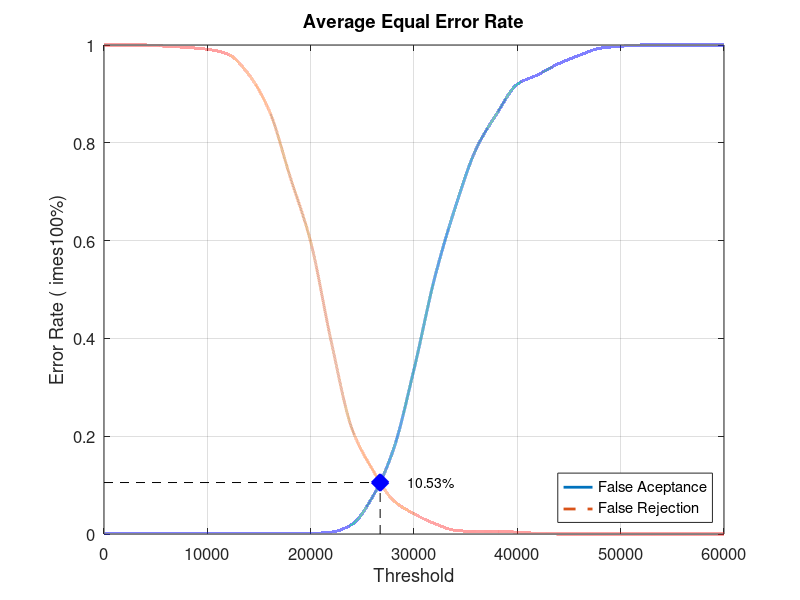
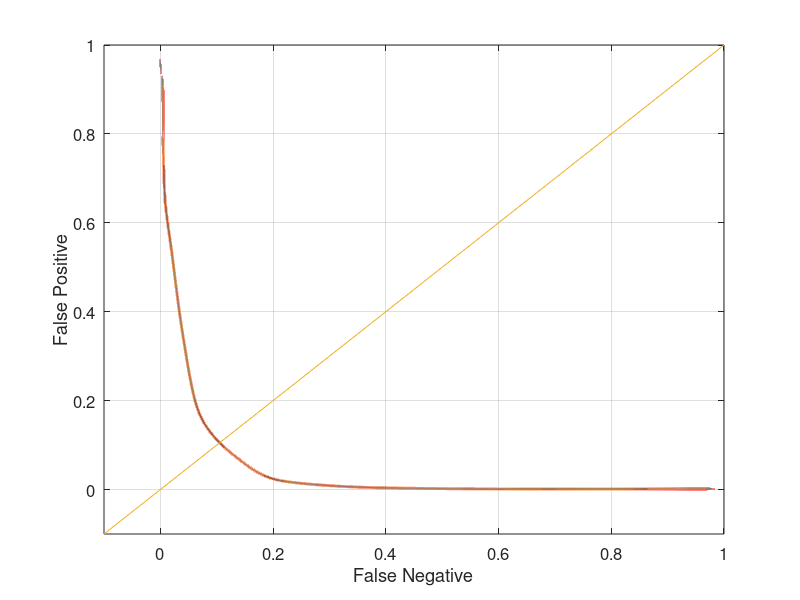

MATLAB code to generate these figures, in order:
close all;
clear;
clc;
x = 0:2000:60000;
xq = 0:0.5:60000;

y0 = [0 0.00131579 0.00131579 0.00131579 0.00131579 0.00131579 0.00131579 0.00131579 0.00131579 0.00131579 0.00131579 0.00394737 0.0197368 0.0763158 0.172368 0.336842 0.523684 0.668421 0.786842 0.859211 0.919737 0.939474 0.961842 0.978947 0.993421 0.997368 1 1 1 1 1]
yy0 = interp1(x, y0, xq, 'pchip');
y1 = [1 1 1 0.9975 0.995 0.99125 0.98125 0.94 0.865 0.73125 0.5975 0.3925 0.215 0.13125 0.06875 0.04125 0.02125 0.0075 0.005 0.005 0.00375 0.00125 0 0 0 0 0 0 0 0 0]
yy1 = interp1(x, y1, xq, 'pchip');

% Calculating EER: 
y2 = abs(y0 - y1);
find(y2 == min(y2))
yy2 = abs(yy0 - yy1);
xEER = find(yy2 == min(yy2));
xEERIndex = xq(xEER) % X-axis EER
yEER = yy0(xEER) % Y-axis EER

main = figure
plot(xq, yy0,'-','LineWidth', 2);	hold on
plot(xq, yy1,'--','LineWidth', 2);	hold on
plot([xEERIndex xEERIndex], [0 yEER], 'k--');	hold on
plot([0 xEERIndex], [yEER yEER], 'k--');	hold on
plot(xEERIndex, yEER, 'bx', 'LineWidth', 10);	hold on
text(xEERIndex + 10 * xEERIndex / 100, yEER, [num2str(round((10000 * yEER)) / 100) '%'])
legend('False Aceptance', 'False Rejection', 'Location', 'SouthEast')
xlabel('Threshold')
ylabel('Error Rate (	imes100%)')
title('Average Equal Error Rate')
set(gca, 'FontSize', 12)
axis([0 60000 0 1])
grid on

print(main, 'Experiment2AverageMain', '-dpng');
FNRxFPR = figure('Color', [1 1 1]);
plot(yy1, yy0, '-', yy1, yy0, 'LineWidth', 2);
hold on
y = -0.1:0.1:1
plot(y, y); 
set(gca, 'FontSize', 12)
xlabel('False Negative')
ylabel('False Positive')
axis([-0.1 1 -0.1 1])
set(gca, 'FontSize', 12)
grid on

print(FNRxFPR, 'Experiment2AverageFNRxFPR','-dpng');
